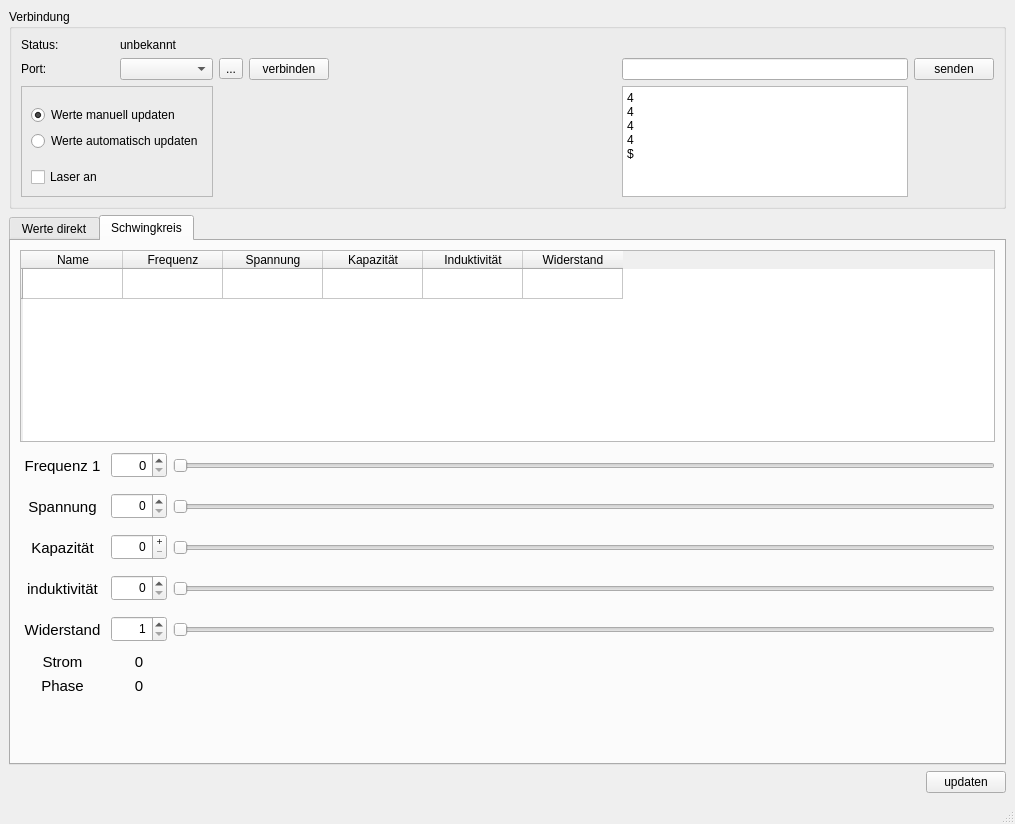
<?xml version="1.0" encoding="UTF-8"?>
<ui version="4.0">
 <class>Hauptfenster_QMW</class>
 <widget class="QMainWindow" name="Hauptfenster_QMW">
  <property name="geometry">
   <rect>
    <x>0</x>
    <y>0</y>
    <width>1015</width>
    <height>824</height>
   </rect>
  </property>
  <property name="windowTitle">
   <string>MainWindow</string>
  </property>
  <widget class="QWidget" name="centralwidget">
   <layout class="QGridLayout" name="gridLayout_2">
    <item row="3" column="1">
     <widget class="QPushButton" name="B_update">
      <property name="text">
       <string>updaten</string>
      </property>
     </widget>
    </item>
    <item row="3" column="0">
     <spacer name="horizontalSpacer_6">
      <property name="orientation">
       <enum>Qt::Horizontal</enum>
      </property>
      <property name="sizeHint" stdset="0">
       <size>
        <width>40</width>
        <height>20</height>
       </size>
      </property>
     </spacer>
    </item>
    <item row="2" column="0" colspan="2">
     <widget class="QTabWidget" name="tabWidget">
      <property name="minimumSize">
       <size>
        <width>0</width>
        <height>40</height>
       </size>
      </property>
      <property name="currentIndex">
       <number>1</number>
      </property>
      <widget class="QWidget" name="tab_direct">
       <attribute name="title">
        <string>Werte direkt</string>
       </attribute>
       <layout class="QGridLayout" name="gridLayout">
        <item row="0" column="0" colspan="2">
         <widget class="QLabel" name="label">
          <property name="minimumSize">
           <size>
            <width>85</width>
            <height>0</height>
           </size>
          </property>
          <property name="font">
           <font>
            <pointsize>11</pointsize>
           </font>
          </property>
          <property name="text">
           <string>Frequenz 1</string>
          </property>
          <property name="alignment">
           <set>Qt::AlignCenter</set>
          </property>
         </widget>
        </item>
        <item row="0" column="3">
         <widget class="QLabel" name="label_3">
          <property name="minimumSize">
           <size>
            <width>85</width>
            <height>0</height>
           </size>
          </property>
          <property name="font">
           <font>
            <pointsize>11</pointsize>
           </font>
          </property>
          <property name="text">
           <string>Frequenz 2</string>
          </property>
          <property name="alignment">
           <set>Qt::AlignCenter</set>
          </property>
         </widget>
        </item>
        <item row="0" column="5" colspan="2">
         <widget class="QLabel" name="label_2">
          <property name="minimumSize">
           <size>
            <width>85</width>
            <height>0</height>
           </size>
          </property>
          <property name="font">
           <font>
            <pointsize>11</pointsize>
           </font>
          </property>
          <property name="text">
           <string>Phase</string>
          </property>
          <property name="alignment">
           <set>Qt::AlignCenter</set>
          </property>
         </widget>
        </item>
        <item row="0" column="8" colspan="2">
         <widget class="QLabel" name="label_6">
          <property name="minimumSize">
           <size>
            <width>85</width>
            <height>0</height>
           </size>
          </property>
          <property name="font">
           <font>
            <pointsize>11</pointsize>
           </font>
          </property>
          <property name="text">
           <string>Amplitude 1</string>
          </property>
          <property name="alignment">
           <set>Qt::AlignCenter</set>
          </property>
         </widget>
        </item>
        <item row="0" column="11" colspan="2">
         <widget class="QLabel" name="label_7">
          <property name="minimumSize">
           <size>
            <width>85</width>
            <height>0</height>
           </size>
          </property>
          <property name="font">
           <font>
            <pointsize>11</pointsize>
           </font>
          </property>
          <property name="text">
           <string>Amplitude 2</string>
          </property>
          <property name="alignment">
           <set>Qt::AlignCenter</set>
          </property>
         </widget>
        </item>
        <item row="1" column="0">
         <widget class="QLabel" name="label_9">
          <property name="sizePolicy">
           <sizepolicy hsizetype="Minimum" vsizetype="Preferred">
            <horstretch>0</horstretch>
            <verstretch>0</verstretch>
           </sizepolicy>
          </property>
          <property name="font">
           <font>
            <pointsize>11</pointsize>
           </font>
          </property>
          <property name="text">
           <string>Wert:</string>
          </property>
         </widget>
        </item>
        <item row="1" column="1">
         <widget class="QSpinBox" name="SB_val_F1">
          <property name="alignment">
           <set>Qt::AlignRight|Qt::AlignTrailing|Qt::AlignVCenter</set>
          </property>
          <property name="buttonSymbols">
           <enum>QAbstractSpinBox::NoButtons</enum>
          </property>
          <property name="maximum">
           <number>300</number>
          </property>
         </widget>
        </item>
        <item row="1" column="2">
         <spacer name="horizontalSpacer_2">
          <property name="orientation">
           <enum>Qt::Horizontal</enum>
          </property>
          <property name="sizeHint" stdset="0">
           <size>
            <width>40</width>
            <height>20</height>
           </size>
          </property>
         </spacer>
        </item>
        <item row="1" column="3">
         <widget class="QSpinBox" name="SB_val_F2">
          <property name="alignment">
           <set>Qt::AlignRight|Qt::AlignTrailing|Qt::AlignVCenter</set>
          </property>
          <property name="readOnly">
           <bool>false</bool>
          </property>
          <property name="buttonSymbols">
           <enum>QAbstractSpinBox::UpDownArrows</enum>
          </property>
          <property name="maximum">
           <number>300</number>
          </property>
         </widget>
        </item>
        <item row="1" column="4">
         <spacer name="horizontalSpacer_3">
          <property name="orientation">
           <enum>Qt::Horizontal</enum>
          </property>
          <property name="sizeHint" stdset="0">
           <size>
            <width>40</width>
            <height>20</height>
           </size>
          </property>
         </spacer>
        </item>
        <item row="1" column="5">
         <widget class="QLabel" name="label_10">
          <property name="sizePolicy">
           <sizepolicy hsizetype="Minimum" vsizetype="Preferred">
            <horstretch>0</horstretch>
            <verstretch>0</verstretch>
           </sizepolicy>
          </property>
          <property name="font">
           <font>
            <pointsize>11</pointsize>
           </font>
          </property>
          <property name="text">
           <string>Wert:</string>
          </property>
         </widget>
        </item>
        <item row="1" column="6">
         <widget class="QSpinBox" name="SB_val_P">
          <property name="alignment">
           <set>Qt::AlignRight|Qt::AlignTrailing|Qt::AlignVCenter</set>
          </property>
          <property name="readOnly">
           <bool>false</bool>
          </property>
          <property name="buttonSymbols">
           <enum>QAbstractSpinBox::UpDownArrows</enum>
          </property>
          <property name="maximum">
           <number>360</number>
          </property>
         </widget>
        </item>
        <item row="1" column="7">
         <spacer name="horizontalSpacer_4">
          <property name="orientation">
           <enum>Qt::Horizontal</enum>
          </property>
          <property name="sizeHint" stdset="0">
           <size>
            <width>40</width>
            <height>20</height>
           </size>
          </property>
         </spacer>
        </item>
        <item row="1" column="8">
         <widget class="QLabel" name="label_11">
          <property name="sizePolicy">
           <sizepolicy hsizetype="Minimum" vsizetype="Preferred">
            <horstretch>0</horstretch>
            <verstretch>0</verstretch>
           </sizepolicy>
          </property>
          <property name="font">
           <font>
            <pointsize>11</pointsize>
           </font>
          </property>
          <property name="text">
           <string>Wert:</string>
          </property>
         </widget>
        </item>
        <item row="1" column="9">
         <widget class="QSpinBox" name="SB_val_A1">
          <property name="alignment">
           <set>Qt::AlignRight|Qt::AlignTrailing|Qt::AlignVCenter</set>
          </property>
          <property name="readOnly">
           <bool>false</bool>
          </property>
          <property name="buttonSymbols">
           <enum>QAbstractSpinBox::UpDownArrows</enum>
          </property>
          <property name="maximum">
           <number>255</number>
          </property>
         </widget>
        </item>
        <item row="1" column="10">
         <spacer name="horizontalSpacer_5">
          <property name="orientation">
           <enum>Qt::Horizontal</enum>
          </property>
          <property name="sizeHint" stdset="0">
           <size>
            <width>40</width>
            <height>20</height>
           </size>
          </property>
         </spacer>
        </item>
        <item row="1" column="11">
         <widget class="QLabel" name="label_12">
          <property name="sizePolicy">
           <sizepolicy hsizetype="Minimum" vsizetype="Preferred">
            <horstretch>0</horstretch>
            <verstretch>0</verstretch>
           </sizepolicy>
          </property>
          <property name="font">
           <font>
            <pointsize>11</pointsize>
           </font>
          </property>
          <property name="text">
           <string>Wert:</string>
          </property>
         </widget>
        </item>
        <item row="1" column="12">
         <widget class="QSpinBox" name="SB_val_A2">
          <property name="alignment">
           <set>Qt::AlignRight|Qt::AlignTrailing|Qt::AlignVCenter</set>
          </property>
          <property name="readOnly">
           <bool>false</bool>
          </property>
          <property name="buttonSymbols">
           <enum>QAbstractSpinBox::UpDownArrows</enum>
          </property>
          <property name="maximum">
           <number>255</number>
          </property>
         </widget>
        </item>
        <item row="2" column="0" colspan="2">
         <widget class="QSlider" name="VS_F1">
          <property name="sizePolicy">
           <sizepolicy hsizetype="Preferred" vsizetype="Expanding">
            <horstretch>0</horstretch>
            <verstretch>0</verstretch>
           </sizepolicy>
          </property>
          <property name="minimumSize">
           <size>
            <width>0</width>
            <height>250</height>
           </size>
          </property>
          <property name="font">
           <font>
            <pointsize>9</pointsize>
           </font>
          </property>
          <property name="maximum">
           <number>300</number>
          </property>
          <property name="singleStep">
           <number>1</number>
          </property>
          <property name="pageStep">
           <number>10</number>
          </property>
          <property name="orientation">
           <enum>Qt::Vertical</enum>
          </property>
          <property name="invertedAppearance">
           <bool>false</bool>
          </property>
          <property name="tickPosition">
           <enum>QSlider::TicksAbove</enum>
          </property>
          <property name="tickInterval">
           <number>5</number>
          </property>
         </widget>
        </item>
        <item row="2" column="3">
         <widget class="QSlider" name="VS_F2">
          <property name="sizePolicy">
           <sizepolicy hsizetype="Preferred" vsizetype="Expanding">
            <horstretch>0</horstretch>
            <verstretch>0</verstretch>
           </sizepolicy>
          </property>
          <property name="minimumSize">
           <size>
            <width>0</width>
            <height>250</height>
           </size>
          </property>
          <property name="layoutDirection">
           <enum>Qt::LeftToRight</enum>
          </property>
          <property name="maximum">
           <number>300</number>
          </property>
          <property name="orientation">
           <enum>Qt::Vertical</enum>
          </property>
          <property name="tickPosition">
           <enum>QSlider::TicksAbove</enum>
          </property>
          <property name="tickInterval">
           <number>5</number>
          </property>
         </widget>
        </item>
        <item row="2" column="5" colspan="2">
         <widget class="QSlider" name="VS_P">
          <property name="sizePolicy">
           <sizepolicy hsizetype="Preferred" vsizetype="Expanding">
            <horstretch>0</horstretch>
            <verstretch>0</verstretch>
           </sizepolicy>
          </property>
          <property name="minimumSize">
           <size>
            <width>0</width>
            <height>250</height>
           </size>
          </property>
          <property name="maximum">
           <number>360</number>
          </property>
          <property name="pageStep">
           <number>10</number>
          </property>
          <property name="orientation">
           <enum>Qt::Vertical</enum>
          </property>
          <property name="tickPosition">
           <enum>QSlider::TicksAbove</enum>
          </property>
          <property name="tickInterval">
           <number>10</number>
          </property>
         </widget>
        </item>
        <item row="2" column="8" colspan="2">
         <widget class="QSlider" name="VS_A1">
          <property name="sizePolicy">
           <sizepolicy hsizetype="Preferred" vsizetype="Expanding">
            <horstretch>0</horstretch>
            <verstretch>0</verstretch>
           </sizepolicy>
          </property>
          <property name="minimumSize">
           <size>
            <width>0</width>
            <height>250</height>
           </size>
          </property>
          <property name="maximum">
           <number>255</number>
          </property>
          <property name="orientation">
           <enum>Qt::Vertical</enum>
          </property>
          <property name="tickPosition">
           <enum>QSlider::TicksAbove</enum>
          </property>
          <property name="tickInterval">
           <number>5</number>
          </property>
         </widget>
        </item>
        <item row="2" column="11" colspan="2">
         <widget class="QSlider" name="VS_A2">
          <property name="sizePolicy">
           <sizepolicy hsizetype="Preferred" vsizetype="Expanding">
            <horstretch>0</horstretch>
            <verstretch>0</verstretch>
           </sizepolicy>
          </property>
          <property name="minimumSize">
           <size>
            <width>0</width>
            <height>250</height>
           </size>
          </property>
          <property name="maximum">
           <number>255</number>
          </property>
          <property name="orientation">
           <enum>Qt::Vertical</enum>
          </property>
          <property name="tickPosition">
           <enum>QSlider::TicksAbove</enum>
          </property>
          <property name="tickInterval">
           <number>5</number>
          </property>
         </widget>
        </item>
       </layout>
      </widget>
      <widget class="QWidget" name="tab_Schwingkreis">
       <attribute name="title">
        <string>Schwingkreis</string>
       </attribute>
       <layout class="QGridLayout" name="gridLayout_5">
        <item row="5" column="0">
         <widget class="QLabel" name="label_19">
          <property name="minimumSize">
           <size>
            <width>85</width>
            <height>35</height>
           </size>
          </property>
          <property name="font">
           <font>
            <pointsize>11</pointsize>
           </font>
          </property>
          <property name="text">
           <string>Widerstand</string>
          </property>
          <property name="alignment">
           <set>Qt::AlignCenter</set>
          </property>
         </widget>
        </item>
        <item row="8" column="0">
         <spacer name="verticalSpacer_4">
          <property name="orientation">
           <enum>Qt::Vertical</enum>
          </property>
          <property name="sizeHint" stdset="0">
           <size>
            <width>20</width>
            <height>40</height>
           </size>
          </property>
         </spacer>
        </item>
        <item row="5" column="1">
         <widget class="QSpinBox" name="SB_R">
          <property name="minimumSize">
           <size>
            <width>0</width>
            <height>26</height>
           </size>
          </property>
          <property name="alignment">
           <set>Qt::AlignRight|Qt::AlignTrailing|Qt::AlignVCenter</set>
          </property>
          <property name="readOnly">
           <bool>false</bool>
          </property>
          <property name="buttonSymbols">
           <enum>QAbstractSpinBox::UpDownArrows</enum>
          </property>
          <property name="minimum">
           <number>1</number>
          </property>
          <property name="maximum">
           <number>600</number>
          </property>
         </widget>
        </item>
        <item row="2" column="0">
         <widget class="QLabel" name="label_20">
          <property name="minimumSize">
           <size>
            <width>85</width>
            <height>35</height>
           </size>
          </property>
          <property name="font">
           <font>
            <pointsize>11</pointsize>
           </font>
          </property>
          <property name="text">
           <string>Spannung</string>
          </property>
          <property name="alignment">
           <set>Qt::AlignCenter</set>
          </property>
         </widget>
        </item>
        <item row="0" column="0" colspan="3">
         <widget class="QTableWidget" name="TW_presets">
          <row>
           <property name="text">
            <string/>
           </property>
          </row>
          <column>
           <property name="text">
            <string>Name</string>
           </property>
          </column>
          <column>
           <property name="text">
            <string>Frequenz</string>
           </property>
          </column>
          <column>
           <property name="text">
            <string>Spannung</string>
           </property>
          </column>
          <column>
           <property name="text">
            <string>Kapazität</string>
           </property>
          </column>
          <column>
           <property name="text">
            <string>Induktivität</string>
           </property>
          </column>
          <column>
           <property name="text">
            <string>Widerstand</string>
           </property>
          </column>
         </widget>
        </item>
        <item row="2" column="1">
         <widget class="QSpinBox" name="SB_U">
          <property name="minimumSize">
           <size>
            <width>0</width>
            <height>26</height>
           </size>
          </property>
          <property name="alignment">
           <set>Qt::AlignRight|Qt::AlignTrailing|Qt::AlignVCenter</set>
          </property>
          <property name="readOnly">
           <bool>false</bool>
          </property>
          <property name="buttonSymbols">
           <enum>QAbstractSpinBox::UpDownArrows</enum>
          </property>
          <property name="maximum">
           <number>255</number>
          </property>
         </widget>
        </item>
        <item row="1" column="0">
         <widget class="QLabel" name="label_17">
          <property name="minimumSize">
           <size>
            <width>85</width>
            <height>35</height>
           </size>
          </property>
          <property name="font">
           <font>
            <pointsize>11</pointsize>
           </font>
          </property>
          <property name="text">
           <string>Frequenz 1</string>
          </property>
          <property name="alignment">
           <set>Qt::AlignCenter</set>
          </property>
         </widget>
        </item>
        <item row="3" column="2">
         <widget class="QSlider" name="HS_C">
          <property name="maximum">
           <number>200</number>
          </property>
          <property name="orientation">
           <enum>Qt::Horizontal</enum>
          </property>
          <property name="invertedAppearance">
           <bool>false</bool>
          </property>
          <property name="invertedControls">
           <bool>true</bool>
          </property>
         </widget>
        </item>
        <item row="1" column="1">
         <widget class="QSpinBox" name="SB_F">
          <property name="minimumSize">
           <size>
            <width>0</width>
            <height>26</height>
           </size>
          </property>
          <property name="font">
           <font>
            <pointsize>10</pointsize>
           </font>
          </property>
          <property name="alignment">
           <set>Qt::AlignRight|Qt::AlignTrailing|Qt::AlignVCenter</set>
          </property>
          <property name="readOnly">
           <bool>false</bool>
          </property>
          <property name="buttonSymbols">
           <enum>QAbstractSpinBox::UpDownArrows</enum>
          </property>
          <property name="maximum">
           <number>1000</number>
          </property>
         </widget>
        </item>
        <item row="7" column="0">
         <widget class="QLabel" name="label_14">
          <property name="font">
           <font>
            <pointsize>11</pointsize>
           </font>
          </property>
          <property name="text">
           <string>Phase</string>
          </property>
          <property name="alignment">
           <set>Qt::AlignCenter</set>
          </property>
         </widget>
        </item>
        <item row="3" column="1">
         <widget class="QSpinBox" name="SB_C">
          <property name="minimumSize">
           <size>
            <width>0</width>
            <height>26</height>
           </size>
          </property>
          <property name="alignment">
           <set>Qt::AlignRight|Qt::AlignTrailing|Qt::AlignVCenter</set>
          </property>
          <property name="buttonSymbols">
           <enum>QAbstractSpinBox::PlusMinus</enum>
          </property>
          <property name="maximum">
           <number>300</number>
          </property>
         </widget>
        </item>
        <item row="4" column="0">
         <widget class="QLabel" name="label_16">
          <property name="minimumSize">
           <size>
            <width>85</width>
            <height>35</height>
           </size>
          </property>
          <property name="font">
           <font>
            <pointsize>11</pointsize>
           </font>
          </property>
          <property name="text">
           <string>induktivität</string>
          </property>
          <property name="alignment">
           <set>Qt::AlignCenter</set>
          </property>
         </widget>
        </item>
        <item row="6" column="0">
         <widget class="QLabel" name="label_13">
          <property name="font">
           <font>
            <pointsize>11</pointsize>
           </font>
          </property>
          <property name="text">
           <string>Strom</string>
          </property>
          <property name="alignment">
           <set>Qt::AlignCenter</set>
          </property>
         </widget>
        </item>
        <item row="4" column="2">
         <widget class="QSlider" name="HS_L">
          <property name="maximum">
           <number>200</number>
          </property>
          <property name="orientation">
           <enum>Qt::Horizontal</enum>
          </property>
          <property name="invertedAppearance">
           <bool>false</bool>
          </property>
          <property name="invertedControls">
           <bool>true</bool>
          </property>
         </widget>
        </item>
        <item row="3" column="0">
         <widget class="QLabel" name="label_8">
          <property name="minimumSize">
           <size>
            <width>85</width>
            <height>35</height>
           </size>
          </property>
          <property name="font">
           <font>
            <pointsize>11</pointsize>
           </font>
          </property>
          <property name="text">
           <string>Kapazität</string>
          </property>
          <property name="alignment">
           <set>Qt::AlignCenter</set>
          </property>
         </widget>
        </item>
        <item row="4" column="1">
         <widget class="QSpinBox" name="SB_L">
          <property name="minimumSize">
           <size>
            <width>0</width>
            <height>26</height>
           </size>
          </property>
          <property name="alignment">
           <set>Qt::AlignRight|Qt::AlignTrailing|Qt::AlignVCenter</set>
          </property>
          <property name="readOnly">
           <bool>false</bool>
          </property>
          <property name="buttonSymbols">
           <enum>QAbstractSpinBox::UpDownArrows</enum>
          </property>
          <property name="maximum">
           <number>300</number>
          </property>
         </widget>
        </item>
        <item row="5" column="2">
         <widget class="QSlider" name="HS_R">
          <property name="minimum">
           <number>1</number>
          </property>
          <property name="maximum">
           <number>600</number>
          </property>
          <property name="orientation">
           <enum>Qt::Horizontal</enum>
          </property>
          <property name="invertedAppearance">
           <bool>false</bool>
          </property>
          <property name="invertedControls">
           <bool>true</bool>
          </property>
         </widget>
        </item>
        <item row="2" column="2">
         <widget class="QSlider" name="HS_U">
          <property name="maximum">
           <number>265</number>
          </property>
          <property name="orientation">
           <enum>Qt::Horizontal</enum>
          </property>
          <property name="invertedAppearance">
           <bool>false</bool>
          </property>
          <property name="invertedControls">
           <bool>true</bool>
          </property>
         </widget>
        </item>
        <item row="1" column="2">
         <widget class="QSlider" name="HS_F">
          <property name="maximum">
           <number>1000</number>
          </property>
          <property name="orientation">
           <enum>Qt::Horizontal</enum>
          </property>
          <property name="invertedAppearance">
           <bool>false</bool>
          </property>
          <property name="invertedControls">
           <bool>true</bool>
          </property>
         </widget>
        </item>
        <item row="6" column="1">
         <widget class="QLabel" name="L_out_I">
          <property name="font">
           <font>
            <pointsize>11</pointsize>
           </font>
          </property>
          <property name="text">
           <string>0</string>
          </property>
          <property name="alignment">
           <set>Qt::AlignCenter</set>
          </property>
         </widget>
        </item>
        <item row="7" column="1">
         <widget class="QLabel" name="L_out_P">
          <property name="font">
           <font>
            <pointsize>11</pointsize>
           </font>
          </property>
          <property name="text">
           <string>0</string>
          </property>
          <property name="alignment">
           <set>Qt::AlignCenter</set>
          </property>
         </widget>
        </item>
       </layout>
      </widget>
     </widget>
    </item>
    <item row="0" column="0" colspan="2">
     <widget class="QGroupBox" name="groupBox">
      <property name="sizePolicy">
       <sizepolicy hsizetype="Preferred" vsizetype="Minimum">
        <horstretch>0</horstretch>
        <verstretch>0</verstretch>
       </sizepolicy>
      </property>
      <property name="minimumSize">
       <size>
        <width>385</width>
        <height>130</height>
       </size>
      </property>
      <property name="maximumSize">
       <size>
        <width>16777215</width>
        <height>200</height>
       </size>
      </property>
      <property name="title">
       <string>Verbindung</string>
      </property>
      <layout class="QGridLayout" name="gridLayout_3">
       <item row="1" column="4">
        <widget class="QPushButton" name="B_connect">
         <property name="minimumSize">
          <size>
           <width>80</width>
           <height>0</height>
          </size>
         </property>
         <property name="cursor">
          <cursorShape>PointingHandCursor</cursorShape>
         </property>
         <property name="text">
          <string>verbinden</string>
         </property>
        </widget>
       </item>
       <item row="0" column="1">
        <widget class="QLabel" name="label_5">
         <property name="text">
          <string>Status:</string>
         </property>
        </widget>
       </item>
       <item row="1" column="6">
        <widget class="QLineEdit" name="LE_send"/>
       </item>
       <item row="1" column="7">
        <widget class="QPushButton" name="B_send">
         <property name="cursor">
          <cursorShape>PointingHandCursor</cursorShape>
         </property>
         <property name="text">
          <string>senden</string>
         </property>
        </widget>
       </item>
       <item row="1" column="3">
        <widget class="QToolButton" name="TB_refresh_ports">
         <property name="cursor">
          <cursorShape>PointingHandCursor</cursorShape>
         </property>
         <property name="text">
          <string>...</string>
         </property>
        </widget>
       </item>
       <item row="1" column="2">
        <widget class="QComboBox" name="CB_Port">
         <property name="minimumSize">
          <size>
           <width>80</width>
           <height>0</height>
          </size>
         </property>
         <property name="cursor">
          <cursorShape>PointingHandCursor</cursorShape>
         </property>
         <property name="editable">
          <bool>false</bool>
         </property>
        </widget>
       </item>
       <item row="1" column="1">
        <widget class="QLabel" name="label_4">
         <property name="text">
          <string>Port:</string>
         </property>
        </widget>
       </item>
       <item row="2" column="6">
        <widget class="QTextEdit" name="textEditSerial">
         <property name="html">
          <string>&lt;!DOCTYPE HTML PUBLIC &quot;-//W3C//DTD HTML 4.0//EN&quot; &quot;http://www.w3.org/TR/REC-html40/strict.dtd&quot;&gt;
&lt;html&gt;&lt;head&gt;&lt;meta name=&quot;qrichtext&quot; content=&quot;1&quot; /&gt;&lt;meta charset=&quot;utf-8&quot; /&gt;&lt;style type=&quot;text/css&quot;&gt;
p, li { white-space: pre-wrap; }
hr { height: 1px; border-width: 0; }
&lt;/style&gt;&lt;/head&gt;&lt;body style=&quot; font-family:'Segoe UI'; font-size:9pt; font-weight:400; font-style:normal;&quot;&gt;
&lt;p style=&quot; margin-top:0px; margin-bottom:0px; margin-left:0px; margin-right:0px; -qt-block-indent:0; text-indent:0px;&quot;&gt;4&lt;br /&gt;4&lt;br /&gt;4&lt;br /&gt;4&lt;br /&gt;$&lt;/p&gt;&lt;/body&gt;&lt;/html&gt;</string>
         </property>
        </widget>
       </item>
       <item row="0" column="2">
        <widget class="QLabel" name="L_Connection_Status">
         <property name="text">
          <string>unbekannt</string>
         </property>
        </widget>
       </item>
       <item row="1" column="5">
        <spacer name="horizontalSpacer">
         <property name="orientation">
          <enum>Qt::Horizontal</enum>
         </property>
         <property name="sizeHint" stdset="0">
          <size>
           <width>40</width>
           <height>20</height>
          </size>
         </property>
        </spacer>
       </item>
       <item row="2" column="1" colspan="2">
        <widget class="QFrame" name="frame_2">
         <property name="minimumSize">
          <size>
           <width>0</width>
           <height>85</height>
          </size>
         </property>
         <property name="frameShape">
          <enum>QFrame::StyledPanel</enum>
         </property>
         <property name="frameShadow">
          <enum>QFrame::Raised</enum>
         </property>
         <layout class="QGridLayout" name="gridLayout_4">
          <item row="0" column="0">
           <spacer name="verticalSpacer">
            <property name="orientation">
             <enum>Qt::Vertical</enum>
            </property>
            <property name="sizeHint" stdset="0">
             <size>
              <width>20</width>
              <height>40</height>
             </size>
            </property>
           </spacer>
          </item>
          <item row="2" column="0">
           <widget class="QRadioButton" name="RB_autoupdate">
            <property name="text">
             <string>Werte automatisch updaten</string>
            </property>
           </widget>
          </item>
          <item row="1" column="0">
           <widget class="QRadioButton" name="RB_manualupdate">
            <property name="text">
             <string>Werte manuell updaten</string>
            </property>
            <property name="checked">
             <bool>true</bool>
            </property>
           </widget>
          </item>
          <item row="3" column="0">
           <spacer name="verticalSpacer_2">
            <property name="orientation">
             <enum>Qt::Vertical</enum>
            </property>
            <property name="sizeHint" stdset="0">
             <size>
              <width>20</width>
              <height>40</height>
             </size>
            </property>
           </spacer>
          </item>
          <item row="4" column="0">
           <widget class="QCheckBox" name="CB_Laser">
            <property name="text">
             <string>Laser an</string>
            </property>
           </widget>
          </item>
         </layout>
        </widget>
       </item>
      </layout>
     </widget>
    </item>
   </layout>
  </widget>
  <widget class="QMenuBar" name="Main_Menu">
   <property name="geometry">
    <rect>
     <x>0</x>
     <y>0</y>
     <width>1015</width>
     <height>22</height>
    </rect>
   </property>
  </widget>
  <widget class="QStatusBar" name="statusbar"/>
 </widget>
 <resources/>
 <connections/>
</ui>
